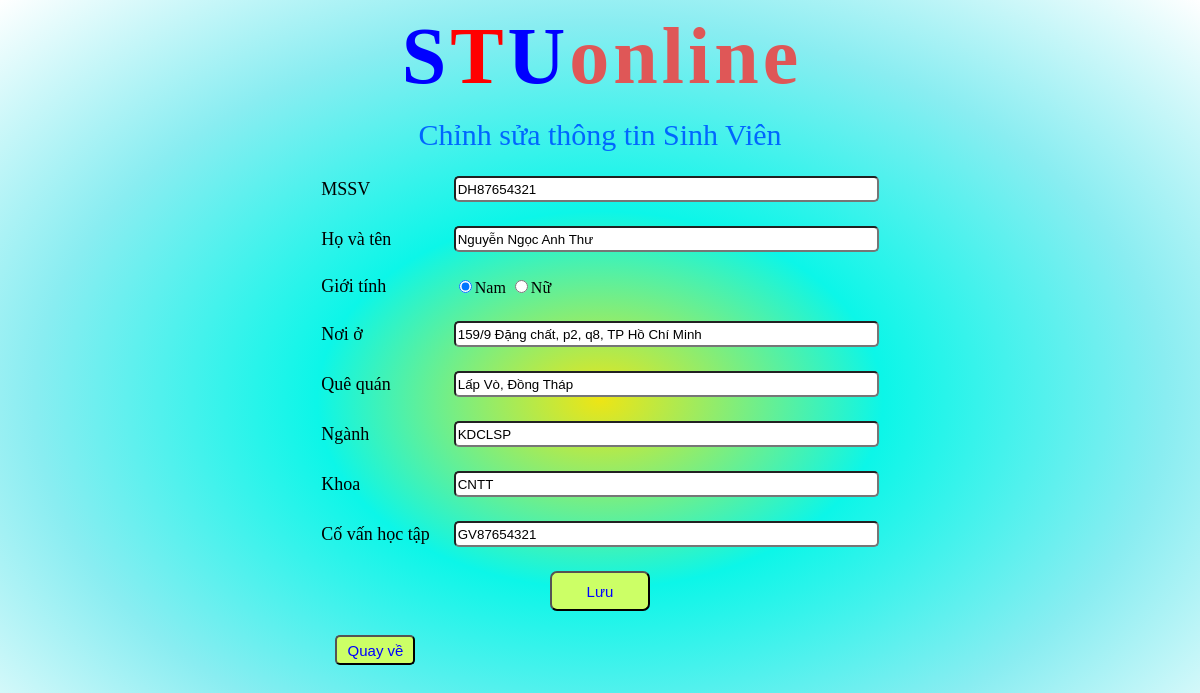
The page /chinhsuasv.php?mssv=DH87654321 (signed in) on the database as committed earlier.
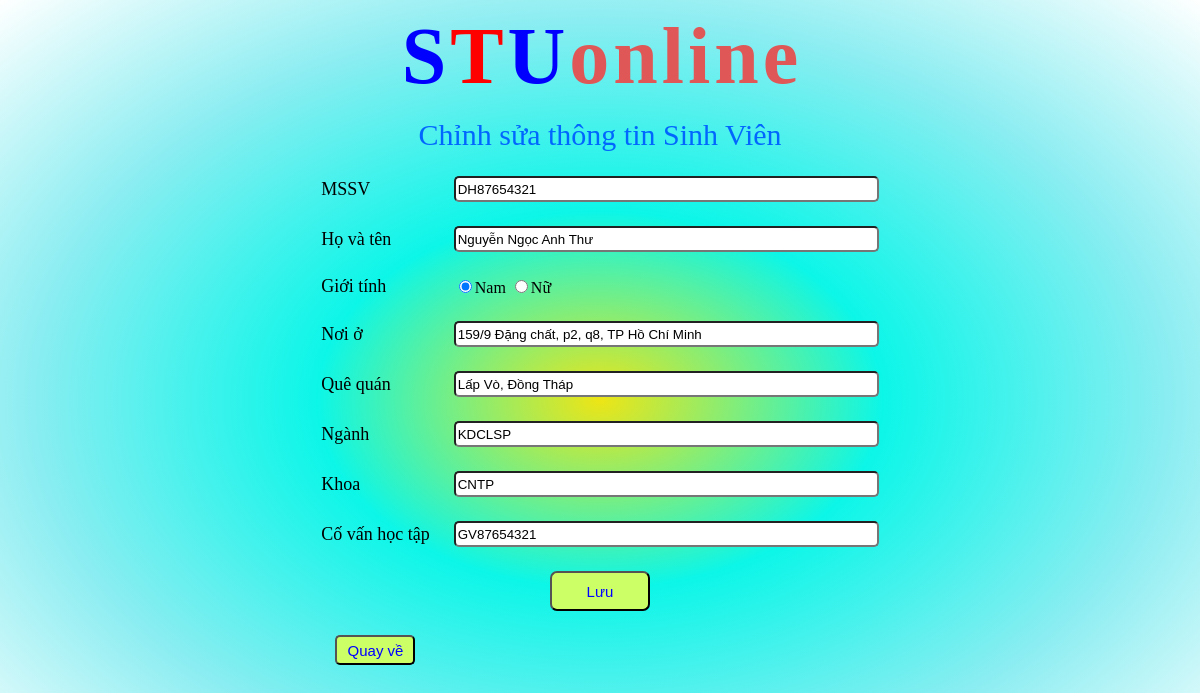
The same page on the database as committed later.
### tables this page shows
CREATE TABLE IF NOT EXISTS `sinhvien` (
  `mssv` varchar(10) NOT NULL,
  `pass` varchar(12) NOT NULL,
  `hoten` tinytext NOT NULL,
  `gt` tinytext NOT NULL,
  `quequan` tinytext NOT NULL,
  `noio` tinytext NOT NULL,
  `manv` varchar(10) DEFAULT NULL,
  `sothich` tinytext,
  `avt` tinytext,
  `email` tinytext,
  `sdt` int(12) DEFAULT NULL,
  `manganh` varchar(10) DEFAULT NULL,
  `makhoa` varchar(10) DEFAULT NULL,
  `covanht` varchar(10) DEFAULT NULL,
  PRIMARY KEY (`mssv`),
  KEY `makhoa` (`makhoa`),
  KEY `manganh` (`manganh`),
  KEY `manv` (`manv`),
  KEY `covanht` (`covanht`)
);

### classes/Db.class.php (called while the page is built, shortened)
<?php
class Db{
		private $dbh= null;
		public function __construct()
		{
			$driver="mysql:host=". HOST."; dbname=". DB_NAME;
			try
			{
				$this->dbh = new PDO($driver, DB_USER, DB_PASS);
				$this->dbh->query("set names 'utf8' ");
			}
			catch(PDOException $e)
			{
				echo "Err:". $e->getMessage();	exit();
			}
		}
		private function query($sql, $arr = array(), $mode = PDO::FETCH_ASSOC)
		{
			$stm = $this->dbh->prepare($sql);
			if (!$stm->execute( $arr))
				{
				echo "Sql lỗi."; exit;
				}
			return $stm->fetchAll($mode);
		}
		public function select($sql,  $arr = array(), $mode = PDO::FETCH_ASSOC)
		{
			return $this->query($sql, $arr, $mode);
		}
	}
?>

### chinhsuasv.php (the view, shortened to what this page needs)
<!doctype html>
<html>
<head><meta http-equiv="content-type" content="text/html;charset=utf-8"/>
    <link href="css/hover.css" rel="stylesheet" media="all">
     <link href="css/magic.css" rel="stylesheet">
     <link href="css/logoheader.css" rel="stylesheet">
     <link href="css/formnv.css" rel="stylesheet">
</head>
<body >
    <?php
        $laymssv = $_GET["mssv"];
        $obj = new Db();
        $row = $obj->select("select * from sinhvien where mssv = '$laymssv' ");
        foreach ($row as $row)
        {
            $valuemssv = $row["mssv"];
            $valueten = $row["hoten"];
            $valuenoio = $row["noio"];
            $valuequequan = $row["quequan"];
            $valuenganh = $row["manganh"];
            $valuekhoa = $row["makhoa"];
            $valuegv = $row["covanht"];
        }
    ?>
    <table align="center" class="tb" enctype="multipart/form-data">
        <tr class="logo"><td class="logophai stu1">S</td><td class="logotrai stu2">T</td><td class="logophai stu1">U</td><td class="logotrai">o</td><td class="logophai">n</td><td class="logotrai">l</td><td class="logophai">i</td><td class="logotrai">n</td><td class="logophai">e</td></tr>
    </table>
            <form method="get" enctype="multipart/form-data" action="updatesv.php" >
            <table style="margin:0 auto" cellpadding="11px">
            	<tr >
                	<td colspan="2" align="center" style="color:rgba(0,102,255,1);font-size:30px;font-family:'Comic Sans MS', cursive">Chỉnh sửa thông tin Sinh Viên</td>
                </tr>
                <tr>
                	<td class="nvnhap">MSSV</td>
                    <td ><input class="vien" type="text" name="masv" placeholder="Nhập mã số sinh viên" size="50" maxlength="10" required value="<?php echo $valuemssv ?>" /></td>
                </tr>
                <tr>
                	<td class="nvnhap">Họ và tên</td>
                    <td><input class="vien" type="text" name="hoten" placeholder="Nhập họ và tên sinh viên" size="50" required value="<?php echo $valueten ?>"/></td>
                </tr>
                <tr>
                	<td class="nvnhap">Giới tính</td>
                    <td><input type="radio" name="gt" value="nam" checked="checked" class="gt1" />Nam <input type="radio" name="gt" value="nu" class="gt1" />Nữ </td>
                </tr>
                <tr>
                	<td class="nvnhap">Nơi ở</td>
                    <td><input class="vien" type="text" name="noio" placeholder="Nhập nơi ở sinh viên" size="50" required value="<?php echo $valuenoio ?>"/></td>
                </tr>
                <tr>
                	<td class="nvnhap">Quê quán</td>
                     <td><input class="vien" type="text" name="quequan" placeholder="Nhập quê quán của sinh viên" size="50" required value="<?php echo $valuequequan ?>"/></td>
                </tr>
                <tr>
                    <td class="nvnhap">Ngành</td>
                     <td><input class="vien" type="text" name="manganh" placeholder="Nhập mã nghành của sinh viên" size="50" required value="<?php echo $valuenganh ?>"/></td>
                </tr>
                <tr>
                    <td class="nvnhap">Khoa</td>
                     <td><input class="vien" type="text" name="makhoa" placeholder="Nhập khoa của sinh viên" size="50" required value="<?php echo $valuekhoa ?>"/></td>
                </tr>
                <tr>
                    <td class="nvnhap">Cố vấn học tập</td>
                     <td><input class="vien" type="text" name="covanht" placeholder="Nhập Cố vấn học tập của sinh viên" size="50" required value="<?php echo $valuegv ?>"/></td>
                </tr>
                <tr>
                    <td align="center" colspan="2"><input type="submit" name="sm" value="Lưu" class="gui" /></td>
                </tr>
                <tr>
                   <td align="center"><a href="themsinhvien.php"><input type="button" name="qv" value="Quay về" class="rs" /></a></td>
                </tr>
            </table>
            </form>
</body>
</html>

Rows that differ between the two databases and show on the page:
changed sinhvien "DH87654321": makhoa "CNTT" → "CNTP"
